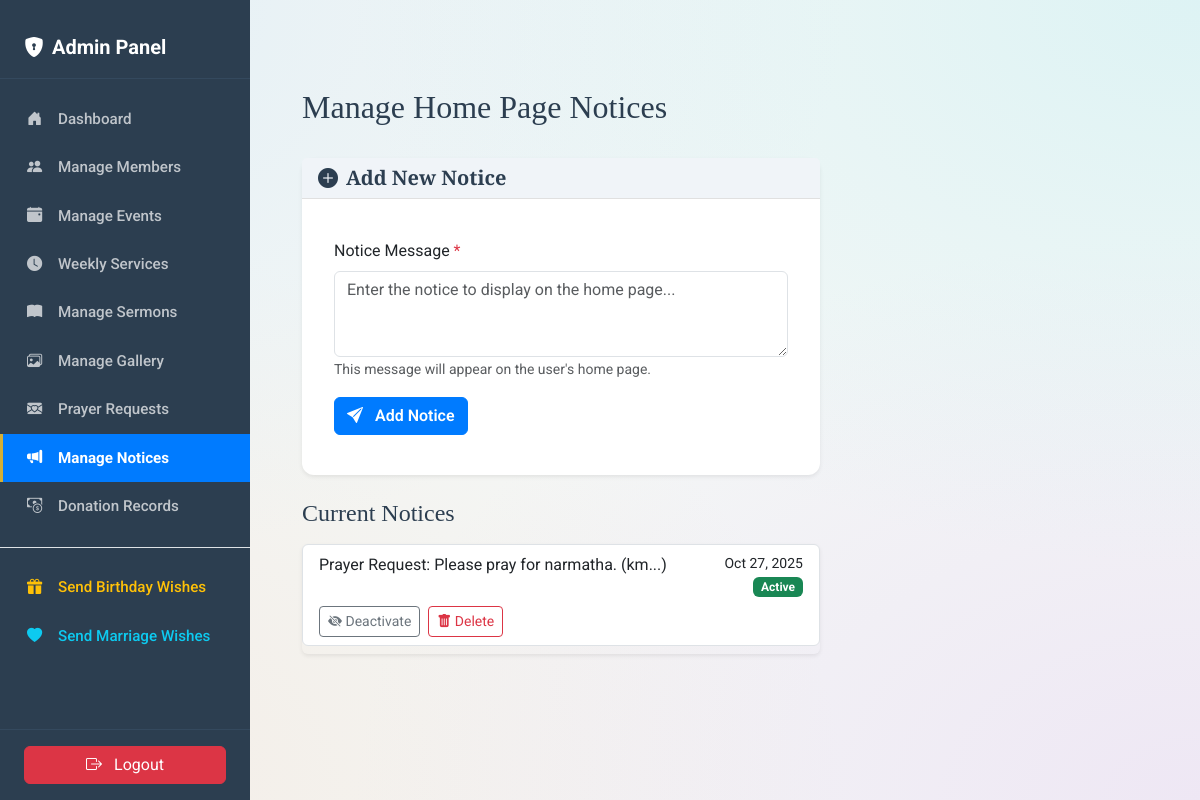
/admin/notices (signed in), run on an earlier commit of the app's database.
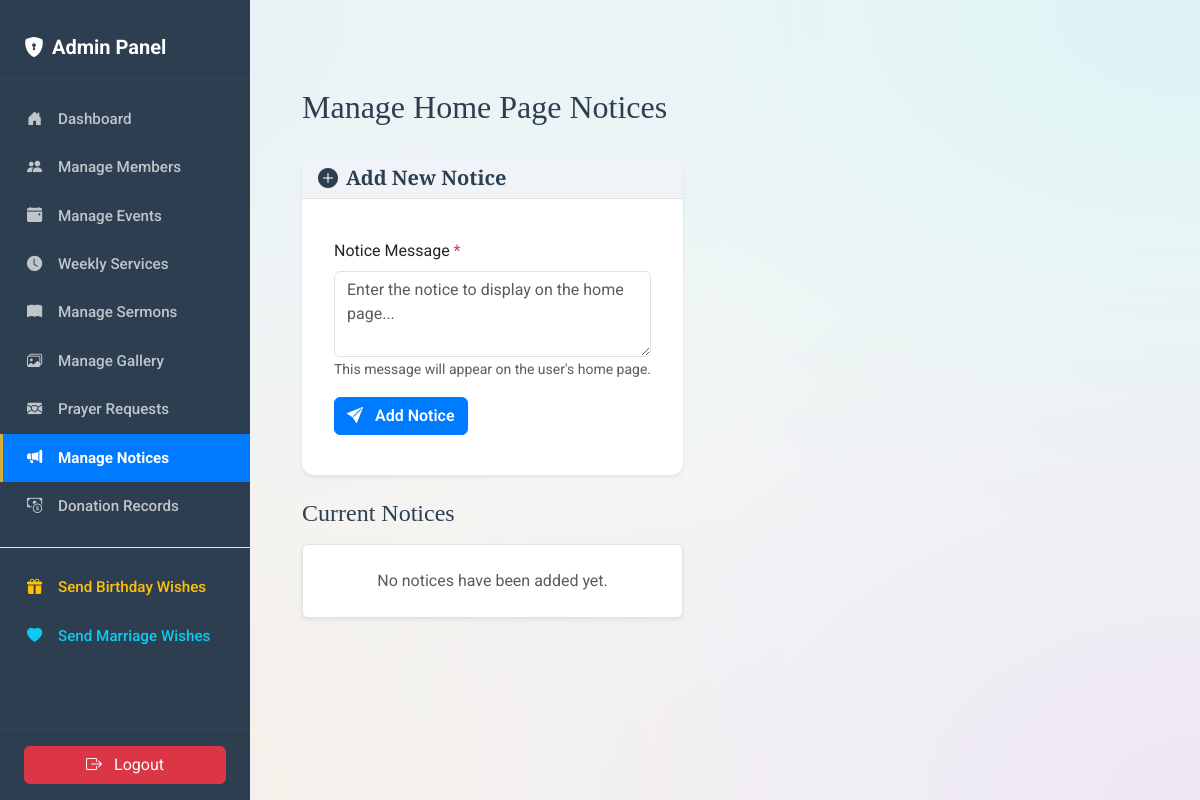
And on a later commit of the database.
### app.py (models this page shows)
class Notice(db.Model):
    id = db.Column(db.Integer, primary_key=True)
    message = db.Column(db.Text, nullable=False)
    created_at = db.Column(db.DateTime, default=datetime.utcnow, nullable=False)
    is_active = db.Column(db.Boolean, default=True, nullable=False)

### app.py (the view)
@app.route('/admin/notices')
@admin_required
def admin_notices():
    try: notices = Notice.query.order_by(Notice.created_at.desc()).all()
    except Exception as e: notices = []; flash(f'Error: {e}', 'danger'); print(f"Notices load error: {e}")
    return render_template('admin/notices.html', notices=notices)

### app.py (called while the page is built)
def is_admin():
    admin_id = session.get('admin_id')
    if admin_id and db.inspect(db.engine).has_table('user'):
        return User.query.get(admin_id) is not None
    return False

def admin_required(f):
    @wraps(f)
    def decorated_function(*args, **kwargs):
        if not is_admin(): flash('Login required.', 'warning'); return redirect(url_for('admin_login', next=request.url))
        return f(*args, **kwargs)
    return decorated_function

### templates/admin/notices.html (shortened to what this page needs)
{% extends "admin/admin_layout.html" %}
{% block admin_content %}
<div class="container my-5">
    <div class="d-flex justify-content-between align-items-center mb-4">
        <h1 class="h2">Manage Home Page Notices</h1>
    </div>
    <div class="card shadow-sm mb-4">
        <div class="card-header bg-primary text-white">
            <h5 class="mb-0"><i class="bi bi-plus-circle-fill me-2"></i>Add New Notice</h5>
        </div>
        <div class="card-body">
            <form action="{{ url_for('add_notice') }}" method="POST">
                <div class="mb-3">
                    <label for="message" class="form-label">Notice Message <span class="text-danger">*</span></label>
                    <textarea class="form-control" id="message" name="message" rows="3" placeholder="Enter the notice to display on the home page..." required></textarea>
                    <small class="form-text text-muted">This message will appear on the user's home page.</small>
                </div>
                <button type="submit" class="btn btn-primary">
                     <i class="bi bi-send-fill me-2"></i> Add Notice
                </button>
            </form>
        </div>
    </div>
    <h3 class="h4 mb-3">Current Notices</h3>
    <div class="list-group shadow-sm">
        {% for notice in notices %}
        <div class="list-group-item list-group-item-action flex-column align-items-start mb-2 border rounded {% if not notice.is_active %}list-group-item-light text-muted{% endif %}">
            <div class="d-flex w-100 justify-content-between">
                <p class="mb-1" style="word-break: break-word;">{{ notice.message | safe }}</p>
                <div class="text-nowrap ms-3 text-end" style="min-width: 120px;">
                    <small class="d-block">{{ notice.created_at.strftime('%b %d, %Y') }}</small>
                    {% if notice.is_active %}
                        <span class="badge bg-success ms-2">Active</span>
                    {% else %}
                        <span class="badge bg-secondary ms-2">Inactive</span>
                    {% endif %}
                </div>
            </div>
            <div class="mt-2">
                 <a href="{{ url_for('toggle_notice', id=notice.id) }}" class="btn btn-sm {% if notice.is_active %}btn-outline-secondary{% else %}btn-outline-success{% endif %} me-1" title="Activate/Deactivate">
                     <i class="bi {% if notice.is_active %}bi-eye-slash-fill{% else %}bi-eye-fill{% endif %}"></i> {% if notice.is_active %}Deactivate{% else %}Activate{% endif %}
                 </a>
                 <a href="{{ url_for('delete_notice', id=notice.id) }}" class="btn btn-sm btn-outline-danger" onclick="return confirm('Are you sure you want to delete this notice?')" title="Delete">
                     <i class="bi bi-trash-fill"></i> Delete
                 </a>
            </div>
        </div>
        {% else %}
        <div class="list-group-item">
            <p class="text-center text-muted mb-0 py-3">No notices have been added yet.</p>
        </div>
        {% endfor %}
    </div>
</div>
{% endblock admin_content %}

What changed in the data, as far as the page shows it:
removed Notice: message "Prayer Request: Please pray for narmatha. (km...)", created_at "Oct 27, 2025", is_active "Active"
Also different on the page:
text now shown: "No notices have been added yet."
